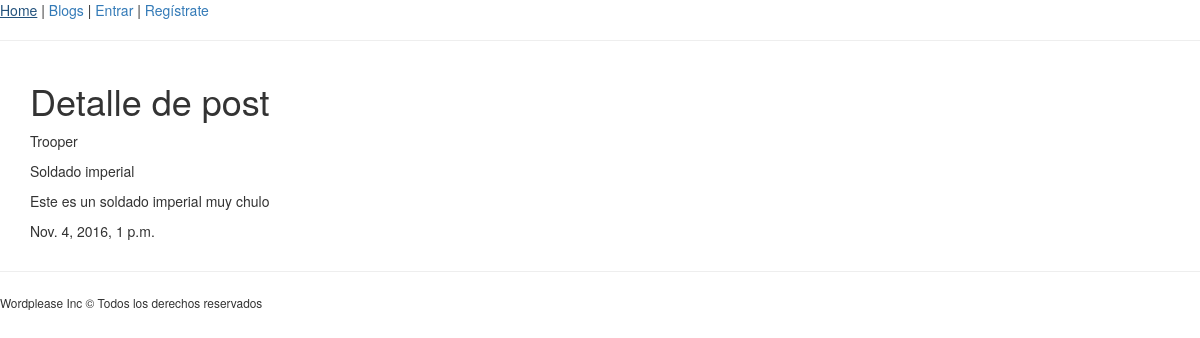
Screenshot of /blogs/jesanchez/16 with the database file from the repository.
### posts/models.py (models this page shows, shortened)
class Post(models.Model):
    blog = models.ForeignKey(Blog, related_name="posts")
    title = models.CharField(max_length=150)
    summary = models.TextField(max_length=400)
    body = models.TextField(default='')
    image_url = models.URLField(blank=True, null=True, default="")
    date_published = models.DateTimeField(default='')
    category = models.ManyToManyField('Category')
    created_at = models.DateTimeField(auto_now_add=True)
    modified_at = models.DateTimeField(auto_now=True)

### posts/views.py (the view)
# urls.py: url(r'^blogs/(?P<username>[-\w]+)/(?P<pk>[0-9]+)$', PostDetailView.as_view(), name='post_detail'),
class PostDetailView(DetailView):
    model = Post
    template_name = 'posts/post_detail.html'
    """
    def get(self, request, username, pk):
        posible_post = Post.objects.filter(pk=pk)
        post = posible_post[0] if len(posible_post) >= 1 else None
        if post is not None:
            context = {
                'post': post
            }
            return render(request, 'posts/post_detail.html', context)
        else:
            return HttpResponseNotFound('No existe el post.')
    """

### posts/templates/posts/post_detail.html (shortened to what this page needs)
{% extends 'base.html' %}
{% block section %}
    <h1> Detalle de post</h1>
    <p>{{ object.title }}</p>
    <p>{{ object.summary }}</p>
    <p>{{ object.body }}</p>
    <p>{{ object.date_published }}</p>
{% endblock %}

### rows the page displays
Post: title "Trooper", summary "Soldado imperial", body "Este es un soldado imperial muy chulo", date_published "Nov. 4, 2016, 1 p.m."
